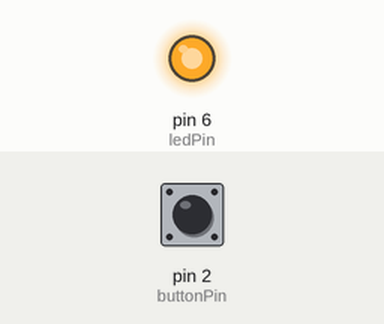
This sketch was run on a simulated Arduino Uno, built with avr-gcc and run on an emulated ATmega328P. On the bench: output pins drawn as LEDs (lit = HIGH). The test bench sets the inputs (shaded band); at power-on: pin 2 (buttonPin) LOW.

Above: at 1.2 s.
1.3 s: pin 2 (buttonPin) pulled HIGH for 0.15 s
At 1.56 s:
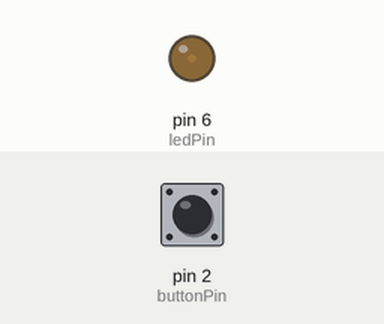
4.3 s: pin 2 (buttonPin) pulled HIGH for 1 s
Timing chart, 0 to 7.3 s (numbered marks = the images above; inputs shaded):
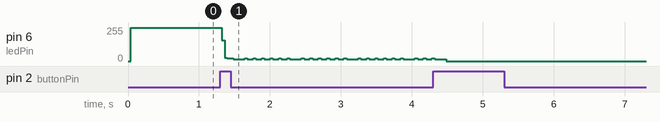

The sketch:

PWM2_arduino.ino
```cpp
bool  isTheButtonBegingPressed = false;
const int ledPin = 6;
const int buttonPin = 2;

int swichstate = 0;
int delayMills = 0;

void setup() {
  // put your setup code here, to run once:
pinMode(ledPin, OUTPUT);
pinMode(buttonPin, INPUT);

}

void loop() {
  // put your main code here, to run repeatedly:


swichstate = digitalRead(buttonPin);

if(swichstate == HIGH){

  if (isTheButtonBegingPressed == false);
    {

    isTheButtonBegingPressed = true;

    delayMills ++;
    }
//el boton si esta pulsado
}

else{
 isTheButtonBegingPressed = false;
}

digitalWrite(ledPin,HIGH);
delay(1);

digitalWrite(ledPin,LOW);
delay(delayMills);

}
```
